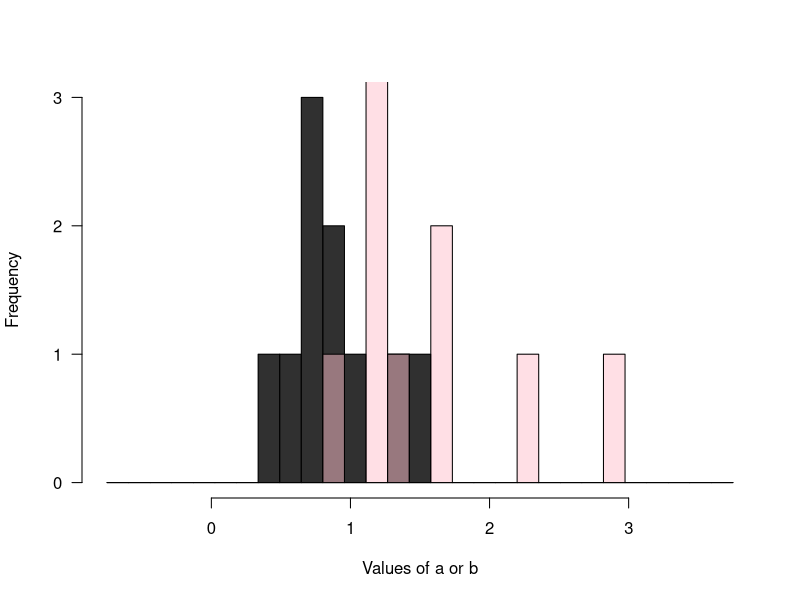

Source code (R): (Note: this script raises an error after producing the figure.)
## ---- chunk 1

a <- 3
b <- 2

a + b
a - b
a * b
a / b

## ---- chunk 2

vec <- c(0)
for(i in 1:100){
  vec[i+1] <- vec[i]+i
}


#there are many different ways to do the same thing
cumsum(1:100)

## ---- chunk 3

name <- 'tad'

if(name == 'tad'){
  print('Hello, tad')
}else{
  print('Who are you?')
}

## ---- chunk 4

name=='tad'

1 == 2
1 != 2


1 < 2
1 > 2

## ---- chunk 5

a <- rnorm(10, 1, 0.5)
b <- rnorm(10, 1.5, 0.5)


h <- hist(a, las=1, col=grey(0.1,0.9), 
  breaks=seq(-0.75, 3.75, length.out=30), 
  main='', xlab='Values of a or b')
hist(b, add=TRUE, breaks=h$breaks, 
  col=adjustcolor('pink', 0.5))

t.test(a,b)

## ---- chunk 6

a2 <- rnorm(500, 1, 0.5)
b2 <- rnorm(500, 1.5, 0.5)

h <- hist(a2, las=1, col=grey(0.1,0.9),
  breaks=seq(-0.75, 3.75, length.out=30), 
  main='', xlab='Values of a or b')

hist(b2, add=TRUE, breaks=h$breaks, 
  col=adjustcolor('pink', 0.5))

t.test(a2,b2)

## ---- chunk 7
y <- 1
y
## ---- chunk 8
num <- c(1,2,3,4)
char <- LETTERS[1:4]
fact <- as.factor(c('a', 'a', 'b', 'd'))
logc <- c(TRUE, FALSE, TRUE, TRUE)

## ---- chunk 9

is.numeric(num)
is.factor(num)

is.factor(fact)
is.logical(fact)

## ---- chunk 10

typeof(fact)
class(fact)

## ---- chunk 11

test <- data.frame(num, char, fact, logc)
class(test)

## ---- chunk 12

test2 <- as.matrix(test)

## ---- chunk 13

class(test2[,1])

## ---- chunk 14

testList <- list(num, 1:100, c('a','b'))

## ---- chunk 15

dim(num)
length(num)

## ---- chunk 16

dim(test)
length(test)

## ---- chunk 17

nrow(test)
ncol(test)

## ---- chunk 18

dim(testList)
length(testList)

## ---- chunk 19

test
head(test)
tail(test)

## ---- chunk 20

num[3]

## ---- chunk 21

testList[1]

## ---- chunk 22
test[1,]
## ---- chunk 23
test[,1]
## ---- chunk 24
test[1,1]
## ---- chunk 25
colnames(test) 
## ---- chunk 26
test[,'num']
test$num
## ---- chunk 27
names(testList)
names(testList) <- c('element1', 'element2', 'element3')

testList$element2

## ---- chunk 28

testList[1]
class(testList[1])

testList[[1]]
class(testList[[1]])

## ---- chunk 29
testList[c(1,3)]
## ---- chunk 30

mean(test[,1])
mean(test[,2])

sd(test[,1])


median(test[,1])
sum(test[,1])

min(test[,1])
max(test[,1])
range(test[,1])

summary(test[,1])
summary(test[,2])

unique(test[,2])
unique(test[,3])
levels(test[,3])

## ---- chunk 31

brody <- 'cat'
brody == 'cat'
brody != 'cat'
brody == 'dog'

## ---- chunk 32

is.na(brody)
is.null(brody)
is.finite(brody)
is.character(brody)

## ---- chunk 33

animals <- c('dog', 'cat', 'mouse', 'giraffe', NA)

brody == animals

## ---- chunk 34

all(brody == animals)
any(brody == animals)

## ---- chunk 35

which(brody==animals)

animals[which(brody==animals)]

## ---- chunk 36

if(any(brody == animals)){
	print('brody is an animal')
}

## ---- chunk 37
if(any(brody == animals)){
	print('brody is an animal')
}
if(all(brody != animals)){
	print('brody is not an animal')
}

## ---- chunk 38

if(any(brody == animals, na.rm=TRUE)){
	print('brody is an animal')
}else{
	print('brody is not an animal')
}

ifelse(any(brody==animals), 'brody is an animal', 'brody is not an animal')

## ---- chunk 39
a <- 1:10
b <- 10:1

#vectorized version
d <- a+b

#for loop
d <- c()
for(i in 1:length(a)){
	d[i] <- a[i]+b[i]
}

## ---- chunk 40

testList2 <- list(a=runif(100), b=runif(5), d=runif(1000))

out <- c()
for(i in 1:length(testList2)){
	out[i] <- mean(testList2[[i]])
}

## ---- chunk 41

out <- c()
for(i in testList2){
	out <- c(out, mean(i))
}

